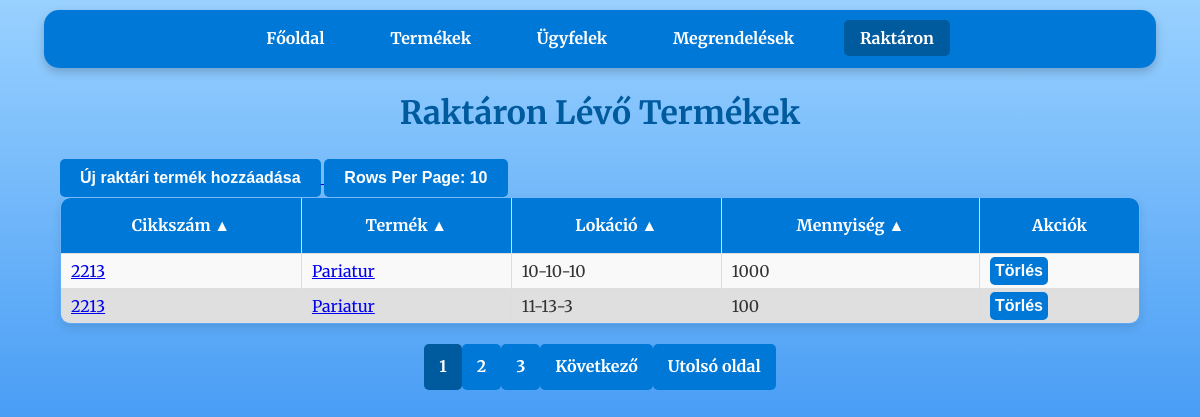
Page /stock on the earlier database version.
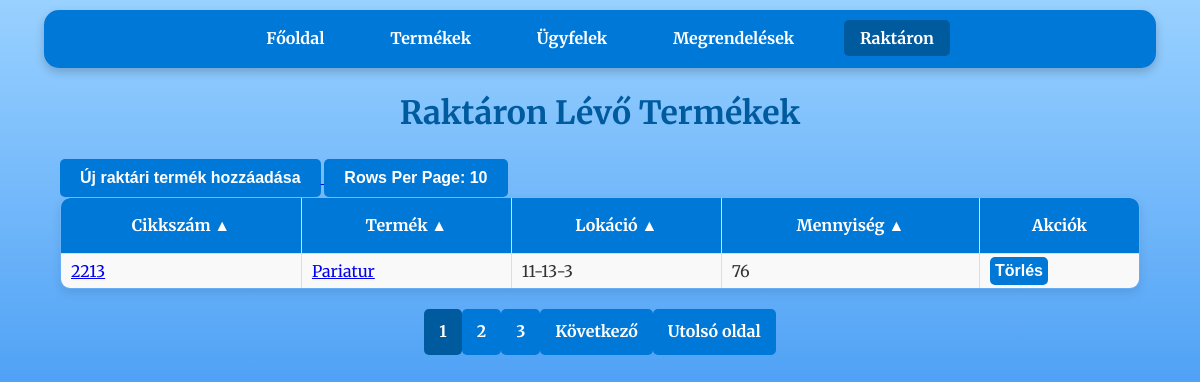
Same page on the later database version.
### tables this page shows
CREATE TABLE stock (
                    id INTEGER PRIMARY KEY,
                    cikkszam TEXT,
                    lokacio TEXT,
                    mennyiseg INTEGER,
                    FOREIGN KEY(cikkszam) REFERENCES products(cikkszam));

CREATE TABLE products (
                    id INTEGER PRIMARY KEY,
                    cikkszam TEXT UNIQUE,
                    nev TEXT,
                    ar REAL,
                    suly REAL,
                    kategoria TEXT);

### raktar_program-master/app.py (the view)
@app.route('/stock')
def stock():
    per_page = int(request.args.get('per_page', 10))  # Egy oldalon megjelenő elemek száma
    page = int(request.args.get('page', 1))  # Az aktuális oldal lekérése (alapértelmezett: 1)
    offset = (page - 1) * per_page  # Az eltolás számítása
    order_by = str(request.args.get('order_by', 'products.cikkszam'))
    desc = request.args.get('desc', 'false').lower() in ('true', '1')
    valid_columns = {'stock.id', 'products.cikkszam', 'products.nev', 'stock.lokacio', 'stock.mennyiseg'}
    if order_by not in valid_columns:
        raise ValueError("Invalid column name for ordering.") #Elkerüljük az SQL injection-t
    if desc:
        descending = 'DESC'
    if not desc:
        descending = ''
    conn = get_db_connection()
    stock = conn.execute(f'''SELECT stock.id, products.cikkszam, products.nev, stock.lokacio, stock.mennyiseg
                            FROM stock
                            JOIN products ON stock.cikkszam = products.cikkszam ORDER BY {order_by} {descending} LIMIT ? OFFSET ?
    ''', (per_page, offset) ).fetchall()
    total_products = conn.execute('SELECT COUNT(*) FROM products').fetchone()[0]
    conn.close()
    total_pages = (total_products + per_page - 1) // per_page  # Összes oldal száma
    start_page = max(1, page - 2)  # Az aktuális oldalhoz képest 2-vel hátrébb
    end_page = min(total_pages, page + 2)  # Az aktuális oldalhoz képest 2-vel előrébb
    query_params = {
        'page': page,
        'per_page': per_page,
        'order_by': order_by,
        'desc': desc
    }
    columns = [
        {"name": "products.cikkszam", "label": "Cikkszám"},
        {"name": "products.nev", "label": "Termék"},
        {"name": "stock.lokacio", "label": "Lokáció"},
        {"name": "stock.mennyiseg", "label": "Mennyiség"}
    ]
    return render_template(
        'stock.html',
        stock=stock,
        page=page,
        order_by=order_by,
        desc=desc,
        total_pages=total_pages,
        start_page=start_page,
        end_page=end_page,
        query_params=query_params,
        columns=columns
    )

### raktar_program-master/app.py (called while the page is built)
def get_db_connection():
    conn = sqlite3.connect('database.db')
    conn.row_factory = sqlite3.Row
    return conn

### raktar_program-master/templates/stock.html (shortened to what this page needs)
<!DOCTYPE html>
<html lang="hu">
<head>
    <link rel="stylesheet" href="{{ url_for('static', filename='css/style.css') }}">
</head>
<body>
    <nav>
        <a href="{{ url_for('index') }}">Főoldal</a>
        <a href="{{ url_for('products') }}">Termékek</a>
        <a href="{{ url_for('customers') }}">Ügyfelek</a>
        <a href="{{ url_for('orders') }}">Megrendelések</a>
        <a class="disabled">Raktáron</a>
    </nav>
    <h1>Raktáron Lévő Termékek</h1>
    <div class="container">
        <a href="{{ url_for('add_stock') }}">
            <button>Új raktári termék hozzáadása</button>
        </a>
        <div class="dropdown">
            <button class="dropbtn">Rows Per Page: {{ query_params['per_page'] }}</button>
        </div>
        <table>
            <thead>
                <tr>
                    {% for column in columns %}
                    <th>
                        <a href="{{ url_for('stock', **dict(query_params, order_by=column.name, desc=0 if query_params['order_by'] == column.name and query_params['desc'] else 1)) }}">
                            {{ column.label }} {{ '▼' if query_params['order_by'] == column.name and query_params['desc'] else '▲' }}
                        </a>
                    </th>
                    {% endfor %}
                    <th>Akciók</th>
                </tr>
            </thead>
            <tbody>
                {% for item in stock %}
                <tr>
                    <td>
                        <a href="{{ url_for('product_details', cikkszam=item.cikkszam) }}">
                            {{ item.cikkszam }}
                        </a>
                    </td>
                    <td>
                        <a href="{{ url_for('product_details', cikkszam=item.cikkszam) }}">
                            {{ item.nev }}
                        </a>
                    </td>
                    <td>{{ item.lokacio }}</td>
                    <td>{{ item.mennyiseg }}</td>
                    <td>
                        <form action="{{ url_for('delete_stock', stock_id=item.id) }}" method="POST" style="display:inline;">
                            <button type="submit" onclick="return confirm('Biztosan törli a rekordot?');">Törlés</button>
                        </form>
                    </td>
                </tr>
                {% endfor %}
            </tbody>
        </table>
    </div>
    <div class="pagination">
        {% for p in range(start_page, end_page + 1) %}
        <a href="{{ url_for('stock', **dict(query_params, page=p)) }}" class="{% if p == page %}active{% endif %}">{{ p }}</a>
        {% endfor %}
        {% if page < total_pages %}
        <a href="{{ url_for('stock', **dict(query_params, page=page+1)) }}">Következő</a>
        <a href="{{ url_for('stock', **dict(query_params, page=total_pages)) }}">Utolsó oldal</a>
        {% endif %}
    </div>
</body>
</html>

### raktar_program-master/static/css/style.css (style rules this page uses)
body { font-family: 'Merriweather', serif; margin: 0; padding: 0; background: linear-gradient(to bottom, #99d1ff, #006eec); background-attachment: fixed; background-size: cover; color: #333; line-height: 1.6; }
body::before { content: ''; position: fixed; top: 0; left: 0; width: 100%; height: 100%; background-image: url('https://www.transparenttextures.com/patterns/cubes.png'); opacity: 0.4; z-index: -1; pointer-events: none; }
nav { background-color: #0078D7; color: #fff; padding: 1rem; margin: 10px auto; width: 90%; max-width: 1200px; border-radius: 15px; box-shadow: 0 4px 10px rgba(0, 0, 0, 0.2); text-align: center; }
nav a { color: white; text-decoration: none; margin: 0 15px; font-weight: bold; padding: 0.5rem 1rem; border-radius: 5px; transition: background-color 0.3s ease; }
nav a.disabled { background-color: #005a9e; }
h1 { text-align: center; margin: 20px 0; color: #005a9e; font-weight: 700; }
form { width: 90%; max-width: 600px; margin: 20px auto; background: white; padding: 20px; border-radius: 10px; box-shadow: 0 4px 10px rgba(0, 0, 0, 0.1); }
button { background-color: #0078D7; color: white; border: none; padding: 10px 20px; border-radius: 5px; font-weight: bold; cursor: pointer; font-size: 1rem; transition: background-color 0.3s ease; text-decoration: none; }
.container { width: 90%; margin: 20px auto; }
table { width: 100%; border-collapse: collapse; border-radius: 10px; overflow: hidden; box-shadow: 0 4px 10px rgba(0, 0, 0, 0.1); }
table, th, td { border: 1px solid #ddd; }
th { background-color: #0078D7; color: white; font-weight: bold; padding: 15px; }
th a { color: white; text-decoration: none; }
td { padding: 3px 10px; text-align: left; }
tr:nth-child(odd) { background-color: #f9f9f9 }
td form { width: 100%; margin: 0 0; background: transparent; text-align: center; padding: 0; border-radius: 10px; box-shadow: none; }
td form button { background-color: #0078D7; color: white; border: none; padding: 5px 5px; border-radius: 5px; font-weight: bold; cursor: pointer; font-size: 1rem; transition: background-color 0.3s ease; text-decoration: none; }
.pagination { display: flex; justify-content: center; align-items: center; margin: 20px 0; list-style-type: none; padding: 0; }
.pagination a { display: inline-block; padding: 10px 15px; text-decoration: none; background-color: #0078D7; color: white; font-weight: bold; border-radius: 5px; transition: background-color 0.3s ease; font-size: 1rem; }
.pagination a.active { background-color: #005a9e; cursor: default; }
.dropbtn { background-color: #0078D7; color: white; padding: 10px 20px; font-size: 16px; font-weight: bold; border: none; border-radius: 5px; cursor: pointer; transition: background-color 0.3s ease, box-shadow 0.3s ease; }
.dropdown { position: relative; display: inline-block; }

Differences in the rows shown:
removed stock: cikkszam "2213", nev "Pariatur", lokacio "10-10-10", mennyiseg "1000"
changed stock "Pariatur": mennyiseg "100" → "76"
